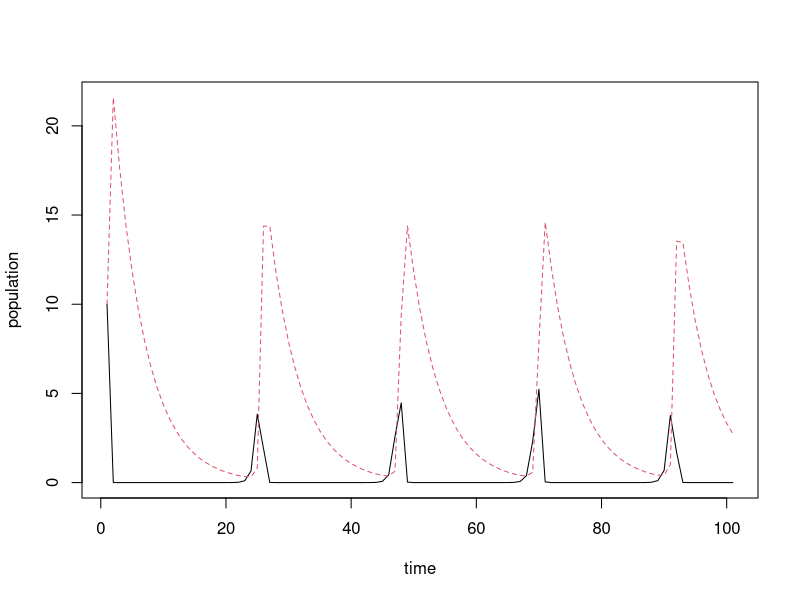
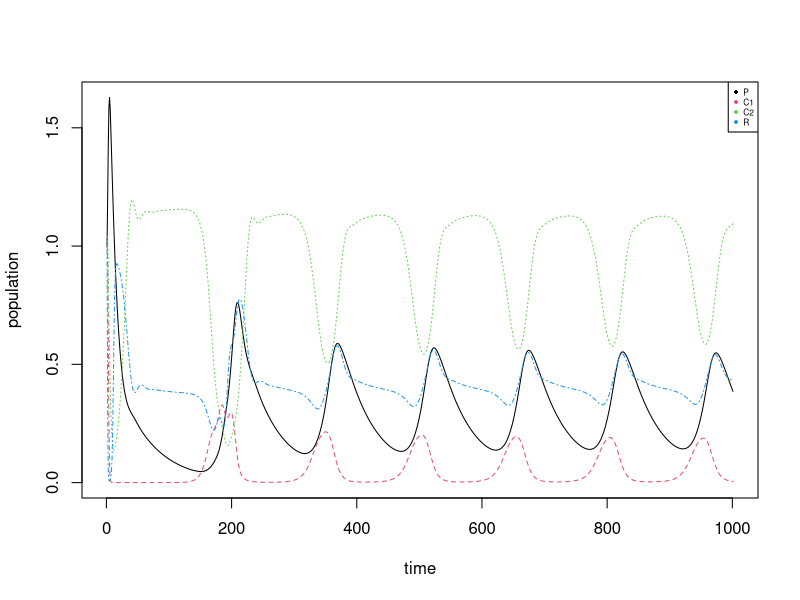

Reproduce these figures in R, in order. (Note: this script raises an error after producing the figures.)
## ---- chunk 1
library(tidyverse); library(deSolve)
## ---- chunk 2
LotVmod <- function (Time, State, Pars) {
    with(as.list(c(State, Pars)), {
        dx = x*(alpha - beta*y)
        dy = -y*(gamma - delta*x)
        return(list(c(dx, dy)))
    })
}
 
Pars <- c(alpha = 2, beta = .5, gamma = .2, delta = .6)
State <- c(x = 10, y = 10)
Time <- seq(0, 100, by = 1)
 
out <- as.data.frame(ode(func = LotVmod, y = State, parms = Pars, times = Time))
 
matplot(out[,-1], type = "l", xlab = "time", ylab = "population")
## ---- chunk 3
VassFox <- function (Time, State, Pars) {
    with(as.list(c(State, Pars)), {
      #M_C1_j = M_C1_0 * exp()
      #M_C2_j = M_C2_0 * exp()
      
      dP = - (M_P * P) + ( ( (J_P * P) * ( (O_P_C1 * C1) + ( (1 - O_P_C1) * C2) ) ) / ( (O_P_C1 * C1) + ((1 - O_P_C1) * C2) + C_0) ) 
      dC1 = - (M_C1_0 * C1) + ( (O_C1_R * J_C1 * C1 * R) / (R + R_0_1) ) - ( (O_P_C1 * J_P * P * C1) / ( (O_P_C1 * C1) + ((1 - O_P_C1) * C2) + C_0) )
      dC2 = - (M_C2_0 * C2) + ( (O_C2_R * J_C2 * C2 * R) / (R + R_0_2) ) - ( ((1 - O_P_C1) * J_P * P * C2) / ( ( O_P_C1 * C1) + ((1 - O_P_C1) * C2) + C_0) )
      dR = r * R * (1 - (R / K)) - ( (O_C1_R * J_C1 * C1 * R) / (R + R_0_1) ) - ( (O_C2_R * J_C2 * C2 * R) / (R + R_0_2) )
      
      return(list(c(dP, dC1, dC2, dR)))
      
    })
}


# from Table 1
pars <- c(
  # resource intrinsic rate of growth
  r = 1.0,
  # resource carrying capacity
  K = 1.0,
  # consumer 1 ingestion rate
  J_C1 = 0.8036,
  # consumer 2 ingestion rate
  J_C2 = 0.7,
  # predator ingestion rate
  J_P = 0.4,
  # medial consumer 1 mortality rate
  M_C1_0 = 0.4,
  # medial consumer 2 mortality rate
  M_C2_0 = 0.2,
  # predator mortality rate
  M_P = 0.08,
  # half saturation constant
  R_0_1 = 0.16129,
  R_0_2 = 0.9,
  C_0 = 0.5,
  # preference coefficient
  O_P_C1 = 0.92,
  O_C1_R = 1.0,
  O_C2_R = 0.98
)

State <- c(P = 1, C1 = 1, C2 = 1, R = 1)
Time <- seq(0, 1000, by = 1)
 
VF_out <- as.data.frame(ode(func = VassFox, y = State, parms = pars, times = Time))
plot.new()
matplot(VF_out[,-1], type = "l", xlab = "time", ylab = "population"); legend("topright", legend = c("P", "C1", "C2", "R"), col = 1:4, cex = 0.5, pch = 16)
## ---- chunk 4
VassFox_Cvar <- function (Time, State, Pars) {
    with(as.list(c(State, Pars)), {
      #M_C1_j = M_C1_0 * exp()
      #M_C2_j = M_C2_0 * exp()
      
      dP = - (M_P * P) + ( ( (J_P * P) * ( (O_P_C1 * C1) + ( (1 - O_P_C1) * C2) ) ) / ( (O_P_C1 * C1) + ((1 - O_P_C1) * C2) + C_0) ) 
      dC1 = - (M_C1 * C1) + ( (O_C1_R * J_C1 * C1 * R) / (R + R_0_1) ) - ( (O_P_C1 * J_P * P * C1) / ( (O_P_C1 * C1) + ((1 - O_P_C1) * C2) + C_0) )
      dC2 = - (M_C2 * C2) + ( (O_C2_R * J_C2 * C2 * R) / (R + R_0_2) ) - ( (O_P_C1 * J_P * P * C2) / ( (O_P_C1 * C1) + ((1 - O_P_C1) * C2) + C_0) )
      dR = r * R * (1 - (R / K)) - ( (O_C1_R * J_C1 * C1 * R) / (R + R_0_1) ) - ( (O_C2_R * J_C2 * C2 * R) / (R + R_0_2) )
      
      return(list(c(dP, dC1, dC2, dR)))
      
    })
}


sigma <- 0.55
ro <- 0.75

z <- matrix(data = rnorm(n = 2*1000, mean = 0, sd = 1), nrow = 2)
cholesky <- matrix(data = c(sigma^2, ro * (sigma ^2), ro * (sigma ^2), sigma ^2), 
                   nrow = 2)
g <- cholesky %*% z

eventfun <- function(t, y, pars) {
  with (as.list(y),{
    z <- matrix(data = rnorm(n = 2, mean = 0, sd = 1), nrow = 2)
    g <- cholesky %*% z
    M_C1 <- 0.4 * g[1]
    M_C2 <- 0.2 * g[2]
    return(c(M_C1, M_C2))
  })
}

# from Table 1
pars <- c(
  # resource intrinsic rate of growth
  r = 1.0,
  # resource carrying capacity
  K = 1.0,
  # consumer 1 ingestion rate
  J_C1 = 0.8036,
  # consumer 2 ingestion rate
  J_C2 = 0.7,
  # predator ingestion rate
  J_P = 0.4,
  # medial consumer 1 mortality rate
  M_C1_0 = 0.4,
  M_C1 = 0,
  # medial consumer 2 mortality rate
  M_C2_0 = 0.2,
  M_C2 = 0,
  # predator mortality rate
  M_P = 0.08,
  # half saturation constant
  R_0_1 = 0.16129,
  R_0_2 = 0.9,
  C_0 = 0.5,
  # preference coefficient
  O_P_C1 = 0.92,
  O_C1_R = 1.0,
  O_C2_R = 0.98
)

State <- c(P = 1, C1 = 1, C2 = 1, R = 1)
Time <- seq(0, 1000, by = 1)
eventtime <- seq(1, 1000, by = 1)
 
VF_out <- as.data.frame(ode(func = VassFox_Cvar, y = State, parms = pars, times = Time,
                            events = list(func = eventfun, 
                                          time = eventtime, pars=cholesky)))
